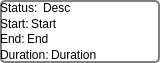
<?xml version="1.0" encoding="UTF-8"?>
<ui version="4.0">
 <class>StatusResumeFrame</class>
 <widget class="QWidget" name="StatusResumeFrame">
  <property name="geometry">
   <rect>
    <x>0</x>
    <y>0</y>
    <width>160</width>
    <height>63</height>
   </rect>
  </property>
  <property name="focusPolicy">
   <enum>Qt::NoFocus</enum>
  </property>
  <property name="contextMenuPolicy">
   <enum>Qt::NoContextMenu</enum>
  </property>
  <property name="windowTitle">
   <string>Form</string>
  </property>
  <property name="autoFillBackground">
   <bool>false</bool>
  </property>
  <property name="styleSheet">
   <string notr="true">#StatusResumeFrame { 
	border: 2px solid grey;
	box-shadow:20px 20px 10px grey;
	border-radius: 5px; 
	background-color:white
}</string>
  </property>
  <widget class="QWidget" name="verticalLayoutWidget">
   <property name="geometry">
    <rect>
     <x>0</x>
     <y>0</y>
     <width>160</width>
     <height>62</height>
    </rect>
   </property>
   <layout class="QVBoxLayout" name="verticalLayout" stretch="0,0,0,0">
    <property name="spacing">
     <number>0</number>
    </property>
    <item>
     <layout class="QHBoxLayout" name="horizontalLayout" stretch="0,1">
      <property name="spacing">
       <number>2</number>
      </property>
      <item>
       <widget class="QLabel" name="status_title">
        <property name="text">
         <string>Status: </string>
        </property>
       </widget>
      </item>
      <item>
       <widget class="QLabel" name="status_value">
        <property name="text">
         <string>Desc</string>
        </property>
       </widget>
      </item>
     </layout>
    </item>
    <item>
     <layout class="QHBoxLayout" name="horizontalLayout_2" stretch="0,1">
      <property name="spacing">
       <number>2</number>
      </property>
      <item>
       <widget class="QLabel" name="start_title">
        <property name="text">
         <string>Start:</string>
        </property>
       </widget>
      </item>
      <item>
       <widget class="QLabel" name="start_value">
        <property name="text">
         <string>Start</string>
        </property>
       </widget>
      </item>
     </layout>
    </item>
    <item>
     <layout class="QHBoxLayout" name="horizontalLayout_4" stretch="0,1">
      <property name="spacing">
       <number>2</number>
      </property>
      <item>
       <widget class="QLabel" name="end_title">
        <property name="text">
         <string>End:</string>
        </property>
       </widget>
      </item>
      <item>
       <widget class="QLabel" name="end_value">
        <property name="text">
         <string>End</string>
        </property>
       </widget>
      </item>
     </layout>
    </item>
    <item>
     <layout class="QHBoxLayout" name="horizontalLayout_5" stretch="0,1">
      <property name="spacing">
       <number>2</number>
      </property>
      <item>
       <widget class="QLabel" name="duration_title">
        <property name="text">
         <string>Duration:</string>
        </property>
       </widget>
      </item>
      <item>
       <widget class="QLabel" name="duration_value">
        <property name="text">
         <string>Duration</string>
        </property>
       </widget>
      </item>
     </layout>
    </item>
   </layout>
  </widget>
 </widget>
 <resources/>
 <connections/>
</ui>
